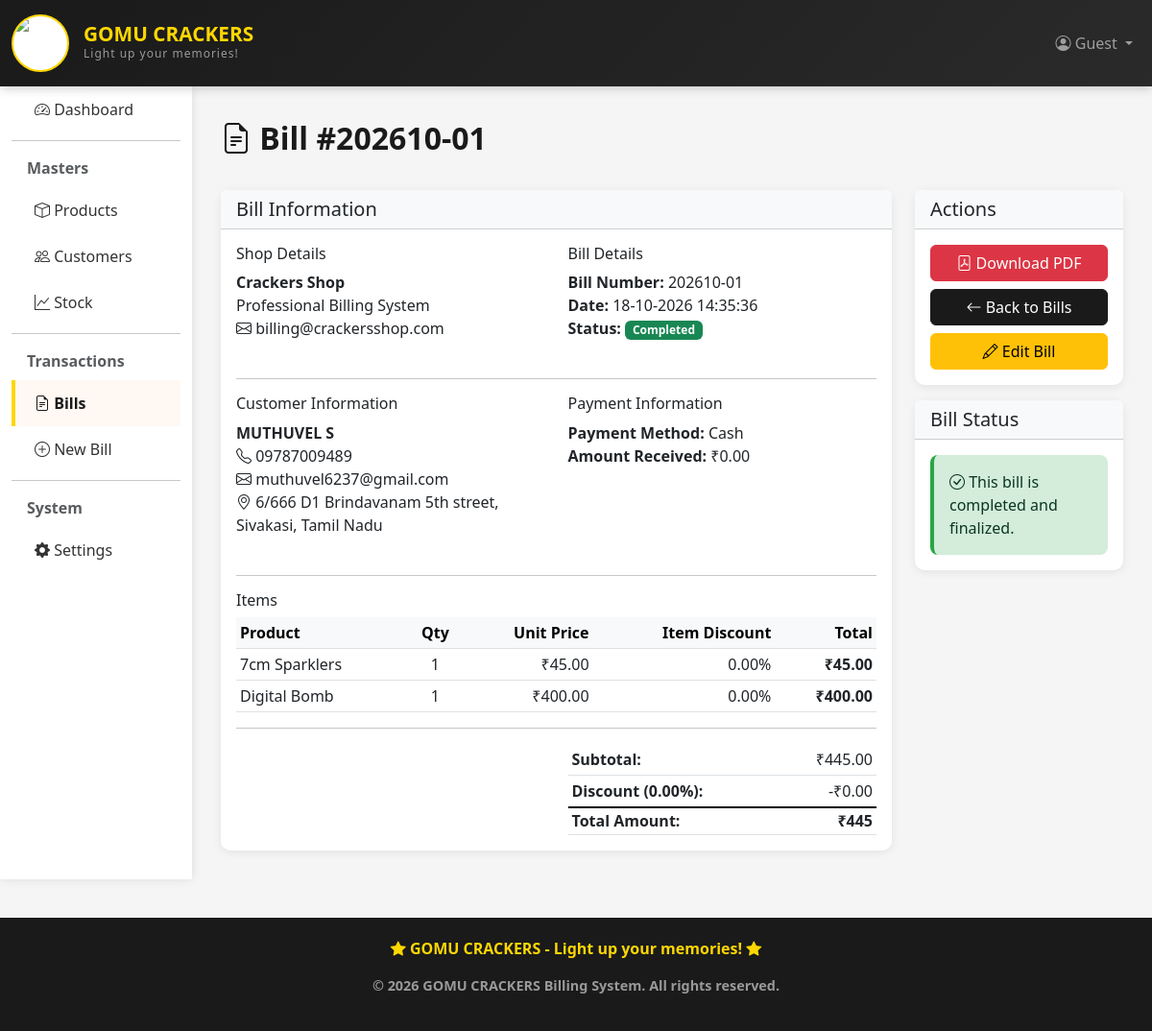
The app's page /billing/bills/39/, older data.
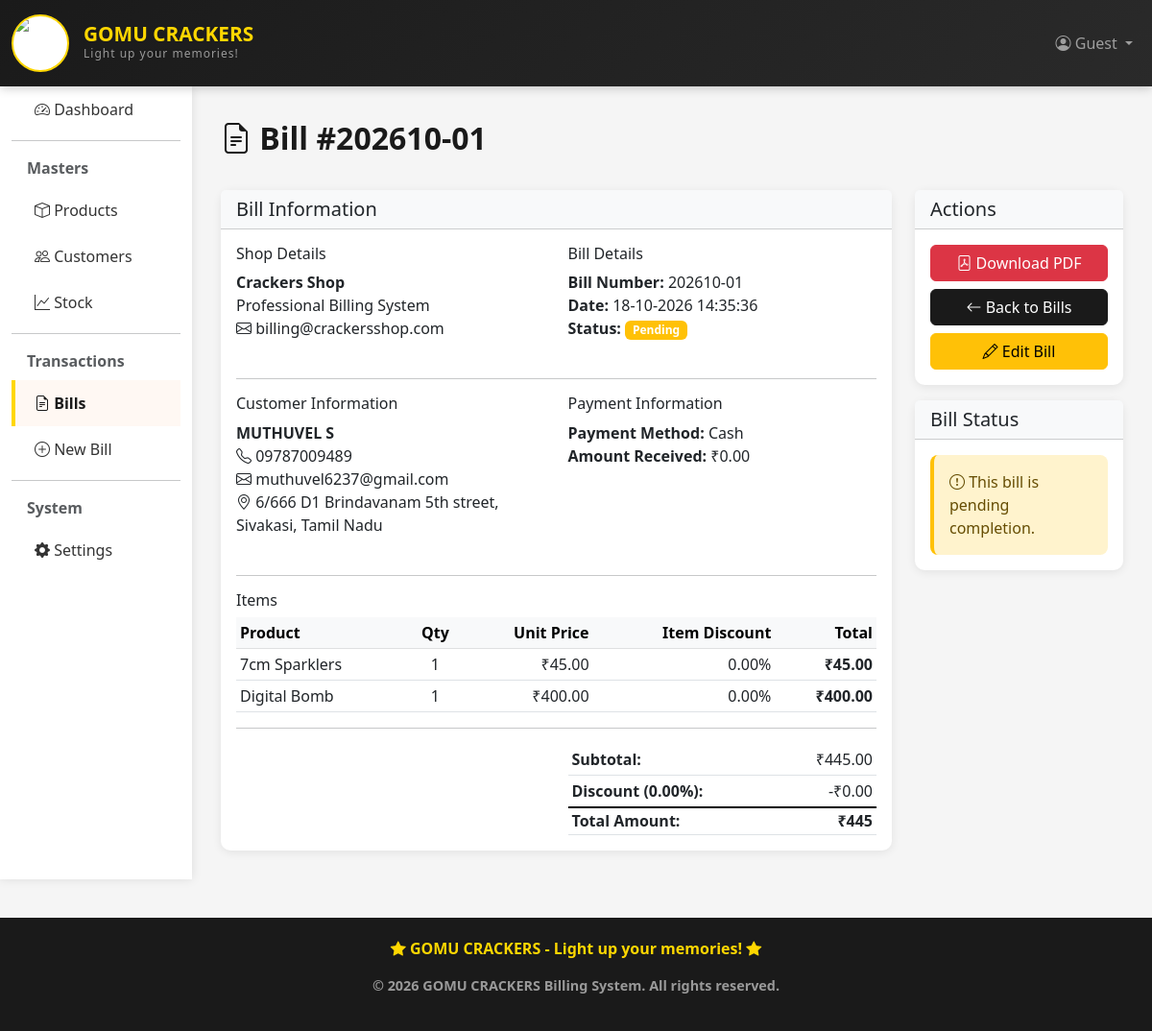
The same page, newer data.
### billing_app/views.py (the view)
# urls.py: path('bills/<int:pk>/', views.bill_detail, name='bill_detail'),
def bill_detail(request, pk):
    bill = get_object_or_404(Bill, pk=pk)
    bill.calculate_total()
    context = {'bill': bill}
    return render(request, 'billing/bill_detail.html', context)

### billing_app/models.py (called while the page is built, shortened)
    def save(self, *args, **kwargs):
        super().save(*args, **kwargs)

    def calculate_total(self):
        self.subtotal = sum(item.item_total for item in self.billitem_set.all())
        self.discount_amount = (self.subtotal * self.discount_percent) / 100
        self.total_amount = round(self.subtotal - self.discount_amount)
        self.change_amount = self.payment_received - self.total_amount
        self.save()
        return self.total_amount

### billing_app/templates/billing/bill_detail.html (shortened to what the changed rows need)
{% extends 'billing/base.html' %}
{% block content %}
<div class="row">
    <div class="col-md-9">
        <div class="card">
            <div class="card-body">
                <div class="row mb-4">
                    <div class="col-md-6">
                        <p>
                            <strong>Bill Number:</strong> {{ bill.bill_number }}<br>
                            <strong>Date:</strong> {{ bill.bill_date|date:"d-m-Y H:i:s" }}<br>
                            <strong>Status:</strong>
                            {% if bill.is_completed %}
                                <span class="badge bg-success">Completed</span>
                            {% else %}
                                <span class="badge bg-warning">Pending</span>
                            {% endif %}
                        </p>
                    </div>
                </div>
                <div class="table-responsive">
                    <table class="table table-sm">
                        <thead class="table-light">
                            <tr>
                                <th>Product</th>
                                <th class="text-center">Qty</th>
                                <th class="text-end">Unit Price</th>
                                <th class="text-end">Item Discount</th>
                                <th class="text-end">Total</th>
                            </tr>
                        </thead>
                    </table>
                </div>
            </div>
        </div>
    </div>
    <div class="col-md-3">
        <div class="card mb-3">
            <div class="card-body d-flex flex-column gap-2">
                <a href="{% url 'bill_pdf' bill.id %}" class="btn btn-danger" target="_blank">
                    <i class="bi bi-file-pdf"></i> Download PDF
                </a>
                <a href="{% url 'bill_list' %}" class="btn btn-secondary">
                    <i class="bi bi-arrow-left"></i> Back to Bills
                </a>
                {% if bill.is_completed %}
                    <a href="{% url 'bill_reopen' bill.id %}" class="btn btn-warning">
                        <i class="bi bi-pencil"></i> Edit Bill
                    </a>
                {% else %}
                    <a href="{% url 'bill_items' bill.id %}" class="btn btn-warning">
                        <i class="bi bi-pencil"></i> Edit Bill
                    </a>
                {% endif %}
            </div>
        </div>
        <div class="card">
            <div class="card-body">
                {% if bill.is_completed %}
                    <div class="alert alert-success mb-0">
                        <i class="bi bi-check-circle"></i> This bill is completed and finalized.
                    </div>
                {% else %}
                    <div class="alert alert-warning mb-0">
                        <i class="bi bi-exclamation-circle"></i> This bill is pending completion.
                    </div>
                {% endif %}
            </div>
        </div>
    </div>
</div>
{% endblock %}

Row changes from the older to the newer data that the page shows:
changed Bill "Cash": is_completed True → False (drawn)
Text that changed along with them:
text no longer shown: "Completed This bill is completed and finalized."
text now shown: "Pending This bill is pending completion."
